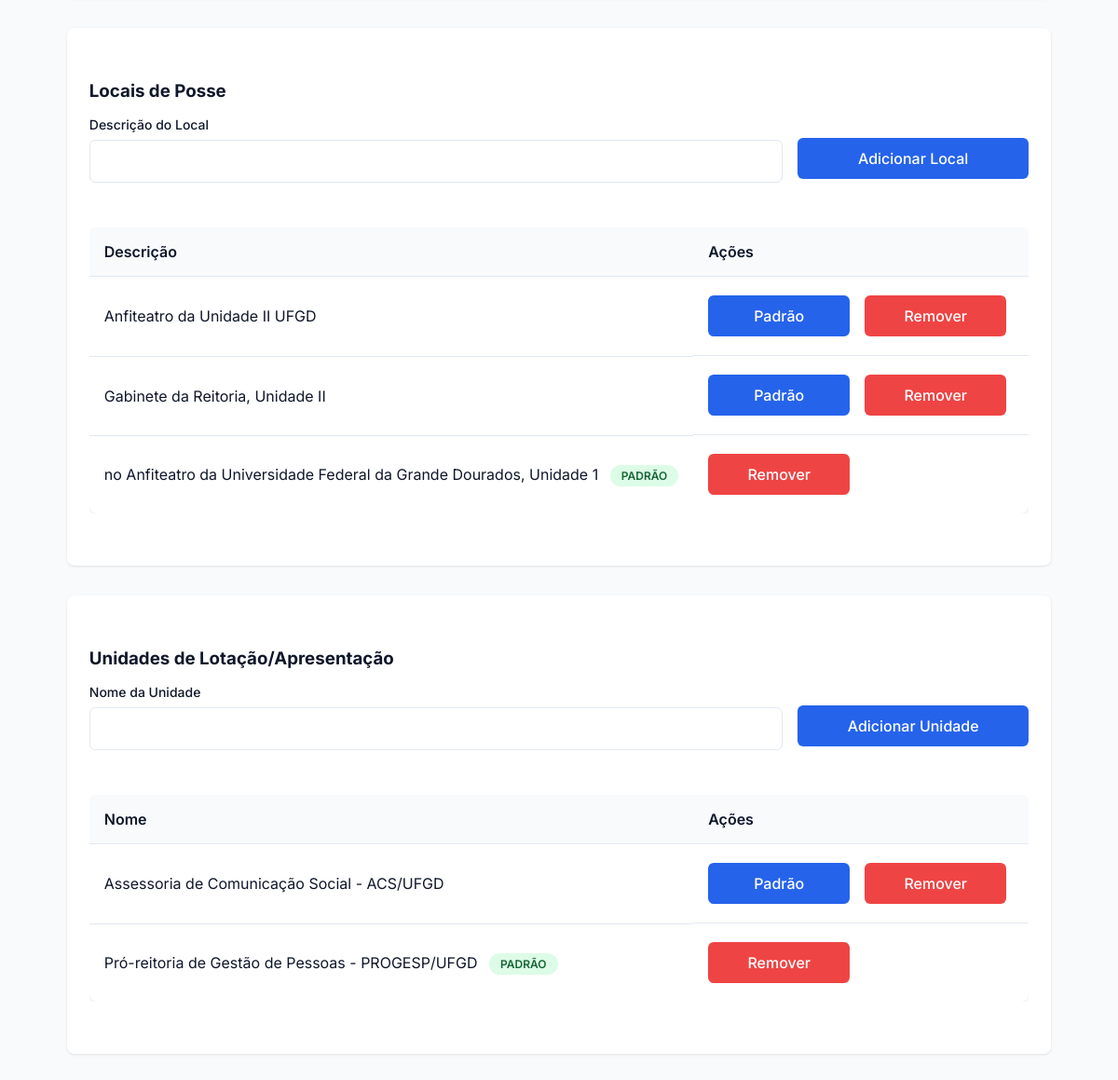
Page /config/gerenciar_opcoes (signed in, lower part) on the earlier database version.
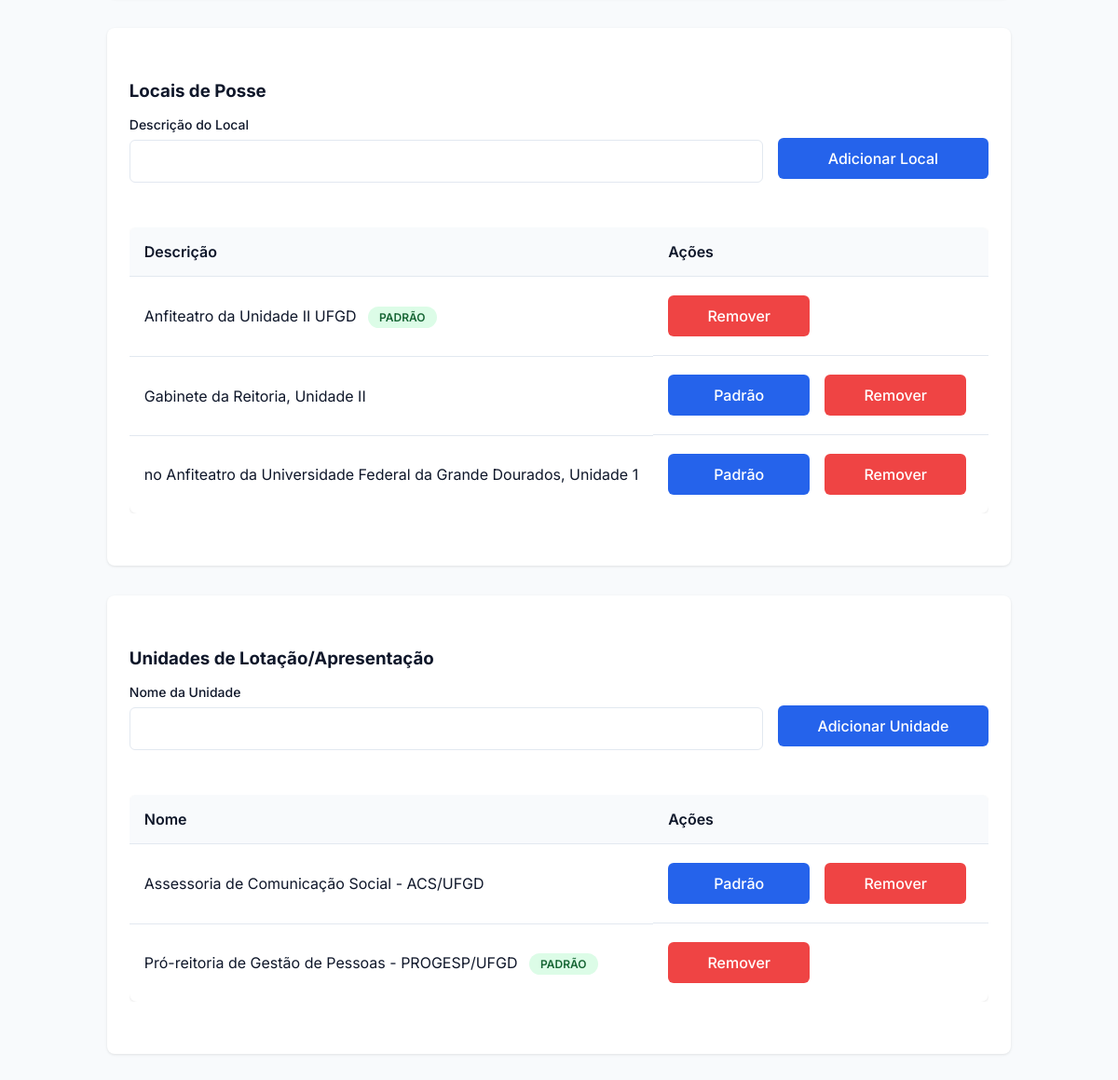
Same page on the later database version.
### tables this page shows
CREATE TABLE Opcao (
        id_opcao INTEGER PRIMARY KEY AUTOINCREMENT,
        tipo_opcao TEXT NOT NULL, -- Ex: 'reitor', 'local', 'unidade'
        valor_opcao TEXT NOT NULL UNIQUE, -- Ex: 'Marcelo Matias de Almeida'
        is_default BOOLEAN NOT NULL DEFAULT 0
    );

### gama/routes/config_routes.py (the view, shortened to what this page needs)
@config_bp.route('/gerenciar_opcoes', methods=['GET', 'POST'])
def gerenciar_opcoes():
    if 'usuario_id' not in session or session.get('tipo') != 'administrador':
        flash('Acesso negado.', 'error')
        return redirect(url_for('auth.login'))
    try:
        opcoes_reitor = Opcao.get_por_tipo('reitor')
        opcoes_local = Opcao.get_por_tipo('local')
        opcoes_unidade = Opcao.get_por_tipo('unidade') # <-- ADICIONADO
    except Exception as e:
        flash(f'Erro ao carregar opções: {e}', 'error')
        opcoes_reitor = []
        opcoes_local = []
        opcoes_unidade = [] # <-- ADICIONADO
    return render_template(
        'config_opcoes.html',
        nome=session.get('nome'),
        opcoes_reitor=opcoes_reitor,
        opcoes_local=opcoes_local,
        opcoes_unidade=opcoes_unidade # <-- ADICIONADO
    )

### app.py (called while the page is built)
@app.before_request
def make_session_permanent():
    session.permanent = True

### gama/database/database.py (called while the page is built)
def conectar():
    diretorio_db = "gama/database"
    if not os.path.exists(diretorio_db):
        os.makedirs(diretorio_db)
    return sqlite3.connect(f"{diretorio_db}/editais.db")

### gama/models/configuracao.py (called while the page is built)
    @staticmethod
    def get_por_tipo(tipo_opcao):
        conn = conectar()
        conn.row_factory = sqlite3.Row # Retorna como dicionário
        cursor = conn.cursor()
        try:
            cursor.execute("SELECT * FROM Opcao WHERE tipo_opcao = ? ORDER BY valor_opcao", (tipo_opcao,))
            return [dict(row) for row in cursor.fetchall()]
        except sqlite3.Error as e:
            print(f"Erro ao buscar opções: {e}")
            return []
        finally:
            conn.close()

### gama/templates/config_opcoes.html (shortened to what the changed rows need)
<!DOCTYPE html>
<html lang="pt-BR">
<head>
    <link rel="stylesheet" href="{{ url_for('static', filename='css/estilo.css') }}">
    <link rel="stylesheet" href="{{ url_for('static', filename='css/usuarios.css') }}">
    <link rel="stylesheet" href="{{ url_for('static', filename='css/dashboard.css') }}">
    <link rel="stylesheet" href="https://cdnjs.cloudflare.com/ajax/libs/font-awesome/6.5.0/css/all.min.css">
</head>
<body>
    <div class="dashboard">
        <main class="dashboard-content container">
            <div class="form-container">
                <div class="tabela-container" style="margin-top: 1.5rem;">
                    <table class="table">
                        <thead>
                            <tr>
                                <th>Descrição</th>
                                <th style="width: 30%;">Ações</th>
                            </tr>
                        </thead>
                        <tbody>
                            {% for local in opcoes_local %}
                            <tr>
                                <td>
                                    {{ local.valor_opcao }}
                                    {% if local.is_default %}
                                        <span class="badge badge-success">Padrão</span>
                                    {% endif %}
                                </td>
                                <td class="acoes">
                                    {% if not local.is_default %}
                                        <form action="{{ url_for('config.set_default', id_opcao=local.id_opcao) }}" method="POST" style="display:inline;">
                                            <button type="submit" class="btn btn-secundario btn-action">
                                                Padrão
                                            </button>
                                        </form>
                                    {% endif %}
                                    <form action="{{ url_for('config.remover_opcao', id_opcao=local.id_opcao) }}" method="POST" onsubmit="return confirm('Tem certeza?');" style="display:inline;">
                                        <button type="submit" class="btn btn-perigo btn-action">Remover</button>
                                    </form>
                                </td>
                            </tr>
                            {% else %}
                            <tr>
                                <td colspan="2">Nenhum local cadastrado.</td>
                            </tr>
                            {% endfor %}
                        </tbody>
                    </table>
                </div>
            </div>
            <div class="form-container">
                <div class="tabela-container" style="margin-top: 1.5rem;">
                    <table class="table">
                        <thead>
                            <tr>
                                <th>Nome</th>
                                <th style="width: 30%;">Ações</th>
                            </tr>
                        </thead>
                    </table>
                </div>
            </div>
        </main>
    </div>
</body>
</html>

Differences in the rows shown:
changed Opcao "Anfiteatro da Unidade II UFGD": is_default "Padrão" → "PADRÃO"
changed Opcao "no Anfiteatro da Universidade Federal da Grande Dourados, Unidade 1": is_default "PADRÃO" → "Padrão"
